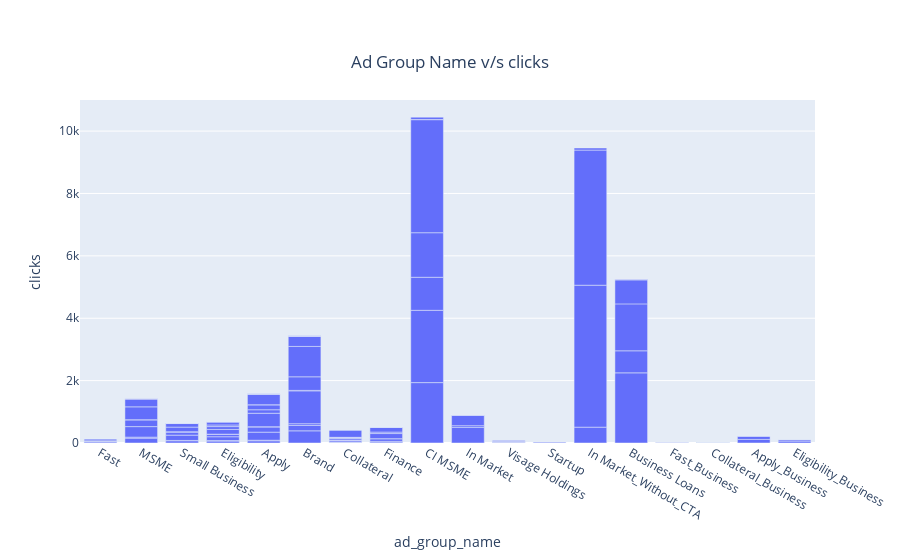

Notebook source saved alongside this figure:
### Code cell
fig = go.Figure(data=go.Bar(x = df['ad_group_name'],y=df['clicks']))
fig.update_layout(
    title=
        {'text':"Ad Group Name v/s clicks",
          'y':0.9, 
          'x':0.5},
    xaxis_title="ad_group_name",
    yaxis_title="clicks")

### Figure 1 — Plotly figure (JSON) as saved in the notebook; plotly's stock layout.template omitted (floating-point values rounded to 4 significant figures; data arrays with more than 128 entries replaced by an {"elided": "..."} marker saying what was removed)
{"data": [{"type": "bar", "x": {"elided": "133 str values"}, "y": {"elided": "133 int values"}}], "layout": {"title": {"text": "Ad Group Name v/s clicks", "x": 0.5, "y": 0.9}, "xaxis": {"title": {"text": "ad_group_name"}}, "yaxis": {"title": {"text": "clicks"}}}}
